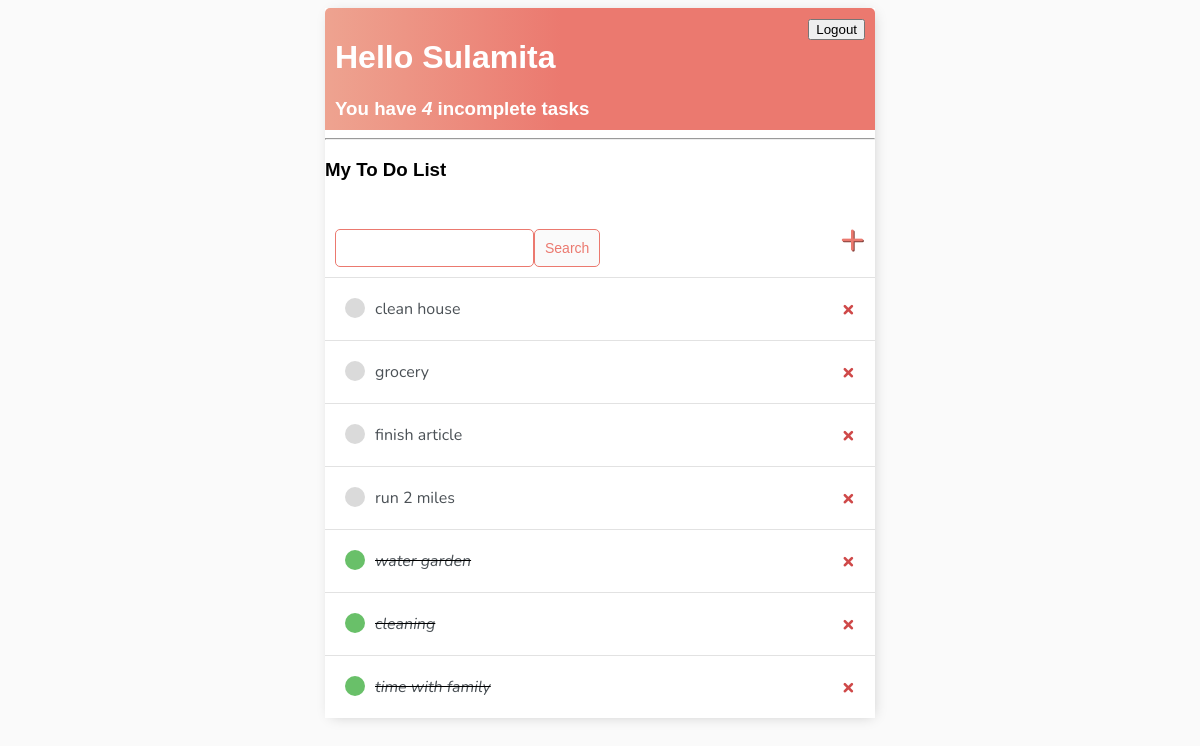
The page / (signed in) on the database its author committed.
### base/models.py (models this page shows)
class Task(models.Model):
    user = models.ForeignKey(User, on_delete=models.CASCADE, null=True, blank=True)
    title = models.CharField(max_length=200)
    description = models.TextField(null=True, blank=True)
    complete = models.BooleanField(default=False)
    create = models.DateTimeField(auto_now_add=True)
    def __str__(self):
        return self.title
    class Meta:
        ordering = ['complete']

### base/views.py (the view)
# urls.py: path('', TaskList.as_view(), name='tasks'),
class TaskList(LoginRequiredMixin, ListView):
    model = Task
    context_object_name = 'tasks'
    def get_context_data(self, **kwargs):
        context = super().get_context_data(**kwargs)
        context['tasks'] = context['tasks'].filter(user=self.request.user)
        context['count'] = context['tasks'].filter(complete = False).count()
        search_input = self.request.GET.get('search-area') or ''
        if search_input:
            context['tasks'] = context['tasks'].filter(title__startswith=search_input)
        context['search_input'] = search_input
        return context

### base/templates/base/task_list.html (shortened to what this page needs)
{% extends 'base/main.html' %}
{% block content %}
<div class="header-bar">
    <div>
        <h1>Hello {{request.user|title}}</h1>
        <h3 style="margin:0">You have <i>{{count}}</i> incomplete task{{count|pluralize:"s"}}</h3>
    </div>
    {% if request.user.is_authenticated %}
        <form action="{% url 'logout' %}" method="post">
            <button type="submit">Logout</button>
        </form>
    {% else %}
        <a href="{% url 'login' %}">Login</a>
    {% endif %}
</div>
<hr>
    <h3>My To Do List {{color}}</h3>
<div id="search-add-wrapper">
    <form method="GET" style="margin-top:20px; display:flex;">
        <input type="text" name="search-area" value="{{search_input}}">
        <input class="button" type="submit" value="Search">
    </form>
    <a id="add-link" href="{% url 'task-create' %}">&#x2b;</a>
</div>
<div class="task-items-wrapper">
    {% for task in tasks %}
        <div class="task-wrapper">
            {% if task.complete %}
                <div class="task-title">
                    <div class="task-complete-icon"></div>
                    <i><s><a href="{% url 'task-update' task.id %}">{{task}}</a></s></i>
                </div>
                <a class="delete-link" href="{% url 'task-delete' task.id %}">&#215;</a>
            {% else %}
                <div class="task-title">
                    <div class="task-incomplete-icon"></div>
                    <a href="{% url 'task-update' task.id %}">{{task}}</a>
                </div>
                <a class="delete-link" href="{% url 'task-delete' task.id %}">&#215;</a>
            {% endif %}
        </div>
    {% empty %}
        <h3>No items in List</h3>
    {% endfor %}
</div>
{% endblock content %}

### base/templates/base/main.html (style rules this page uses)
body { background-color: #FAFAFA; font-family: "Nunito", sans-serif; padding-top: 50; }
.header-bar { display: flex; justify-content:space-between; color:#fff; padding:10px; border-radius: 5px 5px 0 0; background: linear-gradient(90deg, #EEA390 0%, #EB796F 43%, #EB796F 100%); }
h1, h2, h3, h4, h5, h6 { font-family: 'Raleway', sans-serif; }
a, p { color:#4b5156; }
.task-wrapper { display: flex; align-items: center; justify-content: space-between; padding: 20px; background-color: #fff; border-top: 1px solid rgb(226, 226, 226); }
.task-title { display: flex; }
.task-title a { text-decoration: none; color: #4b5156; margin-left: 10px; }
.task-complete-icon { height: 20px; width: 20px; background-color: rgb(105, 192, 105); border-radius: 50%; }
.task-incomplete-icon { height: 20px; width: 20px; background-color: rgb(218, 218, 218); border-radius: 50%; }
.delete-link { text-decoration: none; font-weight: 900; color: #cf4949; font-size:22px; line-height: 0; }
#search-add-wrapper { display: flex; justify-content: space-between; align-items: center; padding: 10px; }
#add-link { color:#EB796F; text-decoration: none; font-size: 42px; text-shadow: 1px 1px #81413b; }
input[type=text], input[type=password], textarea { border: 1px, solid #EB796F; border-radius: 5px; padding: 10px; width: 90%; }
.button { border:1px solid #EB796F; background-color: #FAFAFA; color:#EB796F; padding: 10px; font-size: 14px; border-radius: 5px; cursor: pointer; text-decoration: none; }

### rows shown on the page
Task: title "clean house"
Task: title "grocery"
Task: title "finish article"
Task: title "run 2 miles"
Task: title "water garden"
Task: title "cleaning"
Task: title "time with family"

### other values the page prints
{{ request.user|title }} "Sulamita"
{{ count }} "4"
